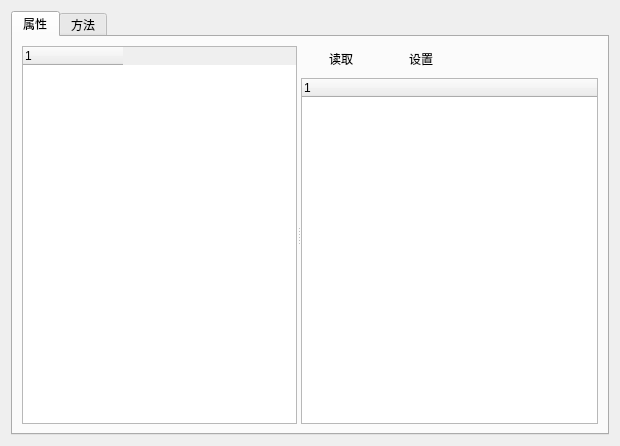
<?xml version="1.0" encoding="UTF-8"?>
<ui version="4.0">
 <class>Form</class>
 <widget class="QWidget" name="Form">
  <property name="geometry">
   <rect>
    <x>0</x>
    <y>0</y>
    <width>620</width>
    <height>446</height>
   </rect>
  </property>
  <property name="windowTitle">
   <string>Form</string>
  </property>
  <layout class="QHBoxLayout" name="horizontalLayout">
   <item>
    <widget class="QTabWidget" name="tabWidget">
     <property name="currentIndex">
      <number>0</number>
     </property>
     <widget class="QWidget" name="tab">
      <attribute name="title">
       <string>属性</string>
      </attribute>
      <layout class="QHBoxLayout" name="horizontalLayout_4">
       <item>
        <widget class="QSplitter" name="splitter">
         <property name="orientation">
          <enum>Qt::Horizontal</enum>
         </property>
         <widget class="QTreeWidget" name="treeWidget">
          <property name="sizePolicy">
           <sizepolicy hsizetype="Fixed" vsizetype="Expanding">
            <horstretch>0</horstretch>
            <verstretch>0</verstretch>
           </sizepolicy>
          </property>
          <property name="maximumSize">
           <size>
            <width>275</width>
            <height>16777215</height>
           </size>
          </property>
          <property name="sizeIncrement">
           <size>
            <width>0</width>
            <height>0</height>
           </size>
          </property>
          <property name="baseSize">
           <size>
            <width>0</width>
            <height>0</height>
           </size>
          </property>
          <property name="showDropIndicator" stdset="0">
           <bool>false</bool>
          </property>
          <attribute name="headerDefaultSectionSize">
           <number>25</number>
          </attribute>
          <attribute name="headerHighlightSections">
           <bool>false</bool>
          </attribute>
          <attribute name="headerMinimumSectionSize">
           <number>15</number>
          </attribute>
          <attribute name="headerShowSortIndicator" stdset="0">
           <bool>false</bool>
          </attribute>
          <attribute name="headerStretchLastSection">
           <bool>false</bool>
          </attribute>
          <column>
           <property name="text">
            <string notr="true">1</string>
           </property>
          </column>
         </widget>
         <widget class="QWidget" name="layoutWidget">
          <layout class="QVBoxLayout" name="verticalLayout">
           <item>
            <layout class="QHBoxLayout" name="horizontalLayout_2">
             <property name="spacing">
              <number>0</number>
             </property>
             <property name="sizeConstraint">
              <enum>QLayout::SetDefaultConstraint</enum>
             </property>
             <property name="leftMargin">
              <number>0</number>
             </property>
             <property name="rightMargin">
              <number>0</number>
             </property>
             <item>
              <widget class="QPushButton" name="pushButton">
               <property name="sizePolicy">
                <sizepolicy hsizetype="Fixed" vsizetype="Fixed">
                 <horstretch>0</horstretch>
                 <verstretch>0</verstretch>
                </sizepolicy>
               </property>
               <property name="text">
                <string>读取</string>
               </property>
               <property name="autoDefault">
                <bool>false</bool>
               </property>
               <property name="default">
                <bool>false</bool>
               </property>
               <property name="flat">
                <bool>true</bool>
               </property>
              </widget>
             </item>
             <item>
              <widget class="QPushButton" name="pushButton_2">
               <property name="sizePolicy">
                <sizepolicy hsizetype="Fixed" vsizetype="Fixed">
                 <horstretch>0</horstretch>
                 <verstretch>0</verstretch>
                </sizepolicy>
               </property>
               <property name="text">
                <string>设置</string>
               </property>
               <property name="flat">
                <bool>true</bool>
               </property>
              </widget>
             </item>
             <item>
              <spacer name="horizontalSpacer">
               <property name="orientation">
                <enum>Qt::Horizontal</enum>
               </property>
               <property name="sizeHint" stdset="0">
                <size>
                 <width>40</width>
                 <height>20</height>
                </size>
               </property>
              </spacer>
             </item>
            </layout>
           </item>
           <item>
            <widget class="QTreeWidget" name="treeWidget_2">
             <column>
              <property name="text">
               <string notr="true">1</string>
              </property>
             </column>
            </widget>
           </item>
          </layout>
         </widget>
        </widget>
       </item>
      </layout>
     </widget>
     <widget class="QWidget" name="tab_2">
      <attribute name="title">
       <string>方法</string>
      </attribute>
      <layout class="QVBoxLayout" name="verticalLayout_3">
       <item>
        <widget class="QSplitter" name="splitter_2">
         <property name="orientation">
          <enum>Qt::Horizontal</enum>
         </property>
         <widget class="QTreeWidget" name="treeWidget_3">
          <property name="sizePolicy">
           <sizepolicy hsizetype="Fixed" vsizetype="Expanding">
            <horstretch>0</horstretch>
            <verstretch>0</verstretch>
           </sizepolicy>
          </property>
          <property name="maximumSize">
           <size>
            <width>275</width>
            <height>16777215</height>
           </size>
          </property>
          <property name="sizeIncrement">
           <size>
            <width>0</width>
            <height>0</height>
           </size>
          </property>
          <property name="baseSize">
           <size>
            <width>0</width>
            <height>0</height>
           </size>
          </property>
          <property name="showDropIndicator" stdset="0">
           <bool>false</bool>
          </property>
          <attribute name="headerDefaultSectionSize">
           <number>25</number>
          </attribute>
          <attribute name="headerHighlightSections">
           <bool>false</bool>
          </attribute>
          <attribute name="headerMinimumSectionSize">
           <number>15</number>
          </attribute>
          <attribute name="headerShowSortIndicator" stdset="0">
           <bool>false</bool>
          </attribute>
          <attribute name="headerStretchLastSection">
           <bool>false</bool>
          </attribute>
          <column>
           <property name="text">
            <string notr="true">1</string>
           </property>
          </column>
         </widget>
         <widget class="QWidget" name="layoutWidget">
          <layout class="QVBoxLayout" name="verticalLayout_2">
           <item>
            <layout class="QHBoxLayout" name="horizontalLayout_3">
             <property name="spacing">
              <number>0</number>
             </property>
             <property name="sizeConstraint">
              <enum>QLayout::SetDefaultConstraint</enum>
             </property>
             <property name="leftMargin">
              <number>0</number>
             </property>
             <property name="rightMargin">
              <number>0</number>
             </property>
             <item>
              <widget class="QPushButton" name="pushButton_3">
               <property name="sizePolicy">
                <sizepolicy hsizetype="Fixed" vsizetype="Fixed">
                 <horstretch>0</horstretch>
                 <verstretch>0</verstretch>
                </sizepolicy>
               </property>
               <property name="text">
                <string>操作</string>
               </property>
               <property name="autoDefault">
                <bool>false</bool>
               </property>
               <property name="default">
                <bool>false</bool>
               </property>
               <property name="flat">
                <bool>true</bool>
               </property>
              </widget>
             </item>
             <item>
              <spacer name="horizontalSpacer_2">
               <property name="orientation">
                <enum>Qt::Horizontal</enum>
               </property>
               <property name="sizeHint" stdset="0">
                <size>
                 <width>40</width>
                 <height>20</height>
                </size>
               </property>
              </spacer>
             </item>
            </layout>
           </item>
           <item>
            <widget class="QTreeWidget" name="treeWidget_4">
             <column>
              <property name="text">
               <string notr="true">1</string>
              </property>
             </column>
            </widget>
           </item>
          </layout>
         </widget>
        </widget>
       </item>
      </layout>
     </widget>
    </widget>
   </item>
  </layout>
 </widget>
 <resources/>
 <connections/>
</ui>
